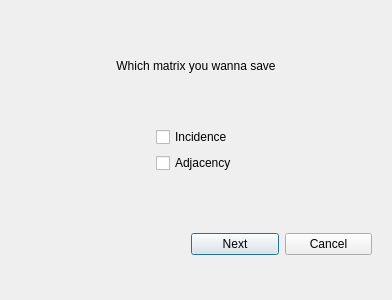
<?xml version="1.0" encoding="UTF-8"?>
<ui version="4.0">
 <class>DialogSaveMatrix</class>
 <widget class="QDialog" name="DialogSaveMatrix">
  <property name="geometry">
   <rect>
    <x>0</x>
    <y>0</y>
    <width>392</width>
    <height>300</height>
   </rect>
  </property>
  <property name="windowTitle">
   <string>Dialog</string>
  </property>
  <layout class="QGridLayout" name="gridLayout">
   <item row="0" column="0">
    <layout class="QVBoxLayout" name="verticalLayout_2">
     <item>
      <widget class="QLabel" name="label">
       <property name="text">
        <string>Which matrix you wanna save</string>
       </property>
       <property name="alignment">
        <set>Qt::AlignCenter</set>
       </property>
      </widget>
     </item>
     <item>
      <layout class="QHBoxLayout" name="horizontalLayout">
       <item>
        <spacer name="horizontalSpacer">
         <property name="orientation">
          <enum>Qt::Horizontal</enum>
         </property>
         <property name="sizeHint" stdset="0">
          <size>
           <width>40</width>
           <height>20</height>
          </size>
         </property>
        </spacer>
       </item>
       <item>
        <layout class="QVBoxLayout" name="verticalLayout">
         <item>
          <widget class="QCheckBox" name="checkBox_Incidence">
           <property name="text">
            <string>Incidence</string>
           </property>
          </widget>
         </item>
         <item>
          <widget class="QCheckBox" name="checkBox_Adjacency">
           <property name="text">
            <string>Adjacency</string>
           </property>
          </widget>
         </item>
        </layout>
       </item>
       <item>
        <spacer name="horizontalSpacer_2">
         <property name="orientation">
          <enum>Qt::Horizontal</enum>
         </property>
         <property name="sizeHint" stdset="0">
          <size>
           <width>40</width>
           <height>20</height>
          </size>
         </property>
        </spacer>
       </item>
      </layout>
     </item>
     <item>
      <widget class="QWidget" name="widget" native="true">
       <widget class="QWidget" name="">
        <property name="geometry">
         <rect>
          <x>180</x>
          <y>50</y>
          <width>181</width>
          <height>31</height>
         </rect>
        </property>
        <layout class="QHBoxLayout" name="horizontalLayout_2">
         <item>
          <widget class="QPushButton" name="pushButton_next">
           <property name="text">
            <string>Next</string>
           </property>
          </widget>
         </item>
         <item>
          <widget class="QPushButton" name="pushButton_cancel">
           <property name="text">
            <string>Cancel</string>
           </property>
          </widget>
         </item>
        </layout>
       </widget>
      </widget>
     </item>
    </layout>
   </item>
  </layout>
 </widget>
 <resources/>
 <connections/>
</ui>
